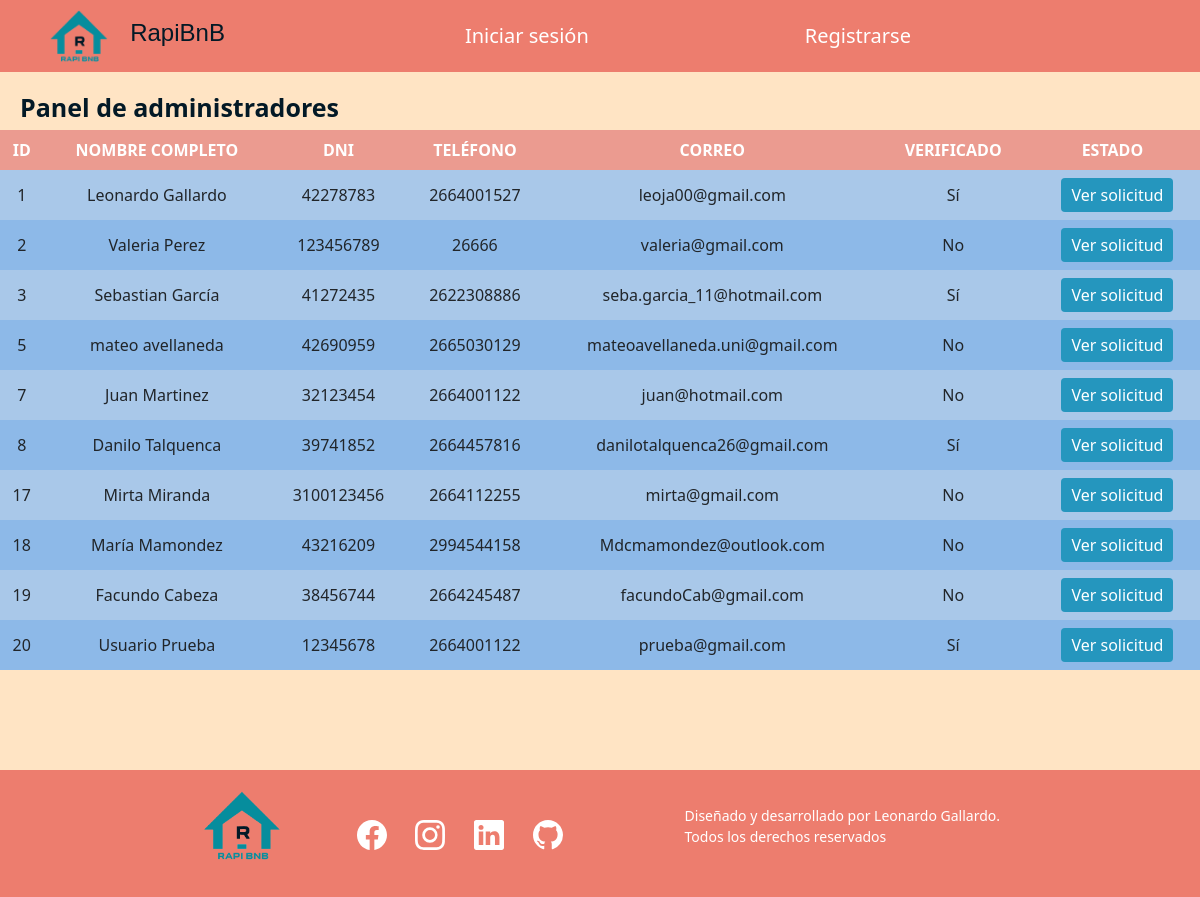
Page /panelAdmin.php on the committed database.
### tables this page shows
CREATE TABLE `usuarios` (
  `ID` int(11) NOT NULL,
  `Nombre` varchar(255) NOT NULL,
  `Apellido` varchar(255) NOT NULL,
  `DNI` varchar(20) NOT NULL,
  `CorreoElectronico` varchar(255) NOT NULL,
  `Telefono` varchar(20) DEFAULT NULL,
  `Intereses` text DEFAULT NULL,
  `Avatar` varchar(255) DEFAULT NULL,
  `Verificado` tinyint(1) DEFAULT 0,
  `FechaVerificacion` date DEFAULT NULL,
  `Biografia` text DEFAULT NULL,
  `Rol` tinyint(1) DEFAULT 0,
  `Contraseña` varchar(255) NOT NULL,
  `MensajeVerificacion` text DEFAULT NULL,
  `ArchivoVerificacion` varchar(255) DEFAULT NULL,
  `FechaVencimiento` date DEFAULT NULL
);

### panelAdmin.php (the view, shortened to what this page needs)
<?php
require_once 'header.php';
$sql = "SELECT * FROM usuarios";
$result = $conexion->query($sql);
?>
<!DOCTYPE html>
<html>
<head>
<link rel="stylesheet" type="text/css" href="estilo/panel.css">
</head>
<body>
  <br><br><br>
<h1 class="titulo">Panel de administradores</h1>
<table>
  <thead>
    <tr>
      <th>ID</th>
      <th>NOMBRE COMPLETO</th>
      <th>DNI</th>
      <th>TELÉFONO</th>
      <th>CORREO</th>
      <th>VERIFICADO</th>
      <th>ESTADO</th>
    </tr>
  </thead>
  <tbody>
  <?php
  if ($result->num_rows > 0) {
    while ($row = $result->fetch_assoc()) {
      echo "<tr>";
        echo "<td>" . $row["ID"] . "</td>";
        echo "<td>" . $row["Nombre"] ." ".$row['Apellido']."</td>";
        echo "<td>" . $row["DNI"] . "</td>";
        echo "<td>" . $row["Telefono"] . "</td>";
        echo "<td>" . $row["CorreoElectronico"] . "</td>";
        echo "<td>" . ($row["Verificado"] == 0 ? "No" : "Sí") . "</td>";
        echo "<td>";
        echo "<form method='post' action='panelAdminVerificacion.php'>";
        echo "<input type='submit' value='Ver solicitud'>";
        echo "</form>";
      echo "</td>";
      echo "</tr>";
    }
  } else {
    echo "No se encontraron registros.";
  }
  ?>
  </tbody>
</table>
</body>
</html>
<?php
require_once 'footer.php'?>

### estilo/navbar.css (style rules this page uses)
body { background-color: bisque; }

### estilo/panel.css (style rules this page uses)
.titulo { font-weight: 700; margin-top: 20px; padding-left: 20px; font-size: 25px; color: #031926; }
thead tr { text-align: center; }
input[type="submit"] { background-color: #2596be; color:white; padding: 5px 10px; border: none; border-radius: 4px; cursor: pointer; transition: top 1.0s ease; margin-left: 10px; }
table { width: 100%; border-collapse: collapse; border-spacing: 0; background-color: #A9C8E9; }
th, td { text-align: center; padding: 8px; font-weight: 500; }
tr:nth-child(even) { background-color: #8DB9E8; }
th { background-color: #EB9B90; color: white; font-weight: 600; }

### rows in the picture
usuarios: ID "1", Nombre "Leonardo", Apellido "Gallardo", DNI "42278783", Telefono "2664001527", CorreoElectronico "leoja00@gmail.com", Verificado "Sí"
usuarios: ID "2", Nombre "Valeria", Apellido "Perez", DNI "123456789", Telefono "26666", CorreoElectronico "valeria@gmail.com", Verificado "No"
usuarios: ID "3", Nombre "Sebastian", Apellido "García", DNI "41272435", Telefono "2622308886", CorreoElectronico "seba.garcia_11@hotmail.com", Verificado "Sí"
usuarios: ID "5", Nombre "mateo", Apellido "avellaneda", DNI "42690959", Telefono "2665030129", CorreoElectronico "mateoavellaneda.uni@gmail.com", Verificado "No"
usuarios: ID "7", Nombre "Juan", Apellido "Martinez", DNI "32123454", Telefono "2664001122", CorreoElectronico "juan@hotmail.com", Verificado "No"
usuarios: ID "8", Nombre "Danilo", Apellido "Talquenca", DNI "39741852", Telefono "2664457816", CorreoElectronico "danilotalquenca26@gmail.com", Verificado "Sí"
usuarios: ID "17", Nombre "Mirta", Apellido "Miranda", DNI "3100123456", Telefono "2664112255", CorreoElectronico "mirta@gmail.com", Verificado "No"
usuarios: ID "18", Nombre "María", Apellido "Mamondez", DNI "43216209", Telefono "2994544158", CorreoElectronico "Mdcmamondez@outlook.com", Verificado "No"
usuarios: ID "19", Nombre "Facundo", Apellido "Cabeza", DNI "38456744", Telefono "2664245487", CorreoElectronico "facundoCab@gmail.com", Verificado "No"
usuarios: ID "20", Nombre "Usuario", Apellido "Prueba", DNI "12345678", Telefono "2664001122", CorreoElectronico "prueba@gmail.com", Verificado "Sí"
